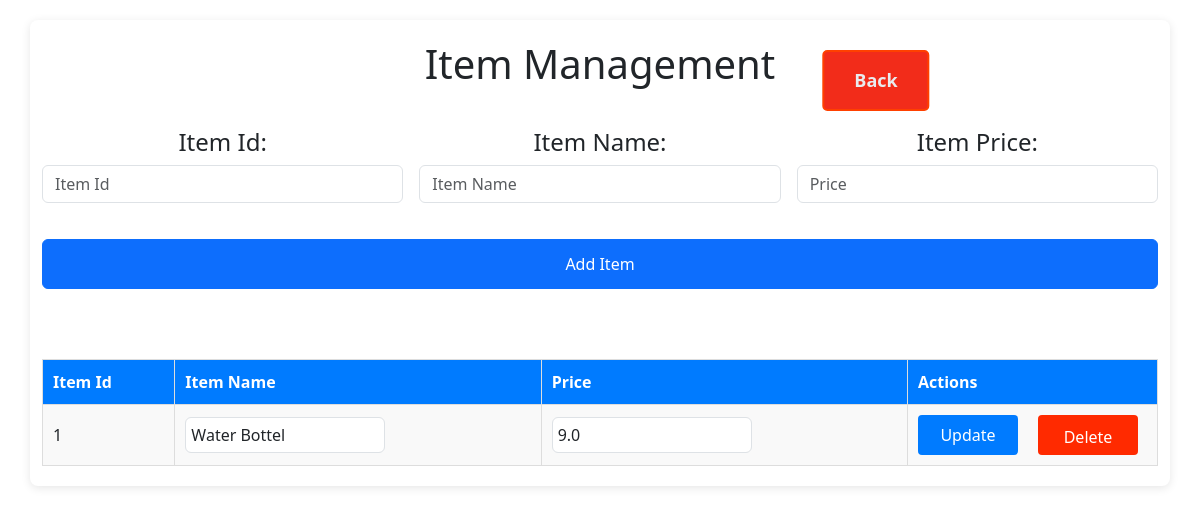
/item_management, run on an earlier commit of the app's database.
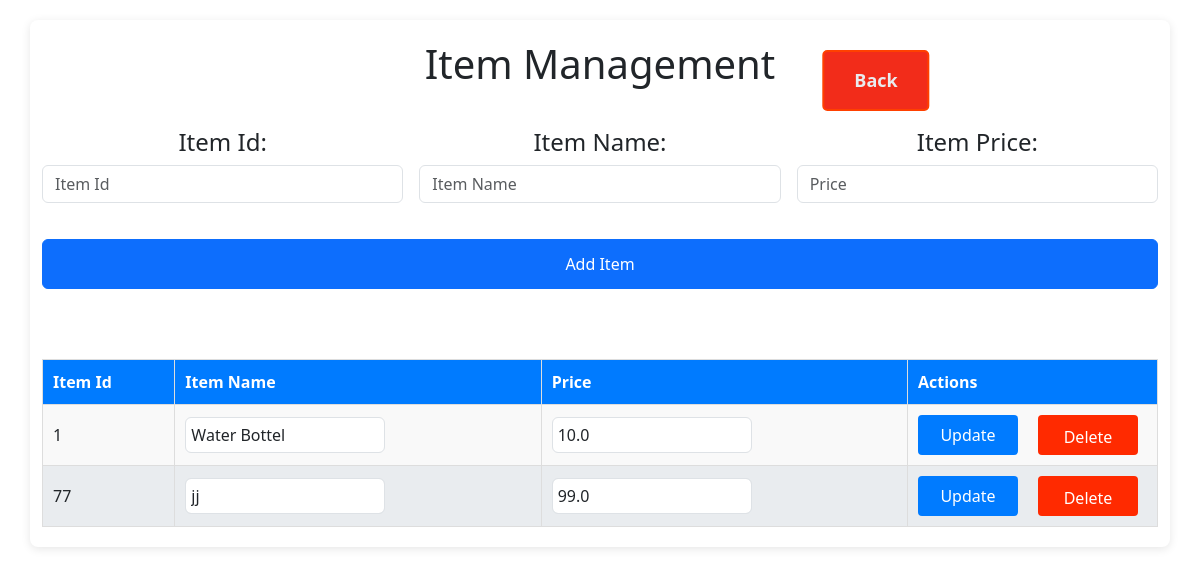
And on a later commit of the database.
### app.py (models this page shows)
class Item(db.Model):
    id = db.Column(db.Integer, primary_key=True)
    item_id = db.Column(db.String(100), nullable=False)
    item_name = db.Column(db.String(100), nullable=False)
    price = db.Column(db.Float, nullable=False)

### app.py (the view, shortened to what this page needs)
@app.route('/item_management', methods=['GET', 'POST'])
def item_management():
    all_items = Item.query.all()
    return render_template('item_management.html', items=all_items)

### templates/item_management.html (shortened to what this page needs)
<!DOCTYPE html>
<html lang="en">
<head>
    <link rel="stylesheet" href="/static/styles.css">
    <link rel="stylesheet" href="https://cdn.jsdelivr.net/npm/bootstrap@5.3.0/dist/css/bootstrap.min.css">
</head>
<body>
    <div class="container history_container dealer_details_data item_management_data">
        <h1>Item Management</h1>
        <a href="/" class="back">Back</a>
        <form method="POST" style="text-align:center; margin-bottom:20px; align-items: center;"  class="row g-3 mt-4" class="dealer_details_form">
            <div class="col-md-4">
                <label><h4>Item Id: </h4></label>
                <input class="form-control" type="text" name="item_id" placeholder="Item Id" required>
            </div>
            <div class="col-md-4">
                <label><h4>Item Name: </h4></label>
                <input class="form-control" type="text" name="item_name" placeholder="Item Name" required>
            </div>
            <div class="col-md-4">
                <label><h4>Item Price: </h4></label>
                <input class="form-control" type="number" step="0.01" name="price" placeholder="Price" required>
            </div>
            <div class="col-md-12">
                <button class="btn btn-primary w-100 add-dealer-btn" type="submit">Add Item</button>
            </div>
        </form>
        <table class="history_data">
            <thead>
                <tr>
                    <th>Item Id</th>
                    <th>Item Name</th>
                    <th>Price</th>
                    <th class="action">Actions</th></tr>
            </thead>
            <tbody>
                {% for item in items %}
                <tr>
                    <td>
                        <form method="POST" action="{{ url_for('edit_item', item_id=item.id) }}">
                        {{ item.item_id }}
                    </td>
                    <td>
                            <input class="form-control item-name" type="text" name="item_name" value="{{ item.item_name }}" required>
                    </td>
                    <td>
                            <input class="form-control item-price" type="number" step="0.01" name="price" value="{{ item.price }}" required>
                    </td>
                    <td>
                            <button class="edit update-btn" type="submit">Update</button>
                        <form class="delete-form" method="POST" action="{{ url_for('delete_item', item_id=item.id) }}" onsubmit="return confirm('Are you sure?');">
                            <button class="edit delete delete-btn" type="submit">Delete</button>
                        </form>
                    </td>
                </tr>
                {% endfor %}
            </tbody>
        </table>
    </div>
</body>
</html>

### static/styles.css (style rules this page uses)
body { font-family: Arial, sans-serif; background-color: #f4f4f9; margin: 0; padding: 0; }
.container { max-width: 800px; margin: 20px auto; background: #fff; padding: 20px; border-radius: 8px; box-shadow: 0 2px 10px rgba(0, 0, 0, 0.1); }
.history_container { max-width: 1000px; }
h1, h2 { color: #333; text-align: center; }
.btn { background-color: #03d35a; color: #fff; border: none; padding: 10px; border-radius: 4px; cursor: pointer; font-size: medium; height: 50px; }
table { width: 100%; border-collapse: collapse; margin-top: 10px; }
table th, table td { padding: 10px; border: 1px solid #ddd; text-align: left; }
table th { background-color: #007bff; color: white; }
table tbody tr:nth-child(odd) { background-color: #f9f9f9; }
table tbody tr:nth-child(even) { background-color: #e9ecef; }
a { display: inline-block; padding: 15px 30px; font-size: 18px; font-weight: bold; text-align: center; text-decoration: none; background-color: #007bff; color: white; border-radius: 5px; border: 2px solid #007bff; transition: all 0.3s ease; position: absolute; left: 50%; transform: translateX(-50%); transition: transform 0.2s, background-color 0.2s; }
.back { background-color: #f22c1a; border: 2px solid #ff4000; top: 50px; left: 73%; }
.history_data input, .dealer_accounts input { width: 50px; padding: 5px; font-size: 16px; }
.history_data button, .dealer_accounts button { background-color: #03d35a; color: white; padding: 5px 10px; border: none; cursor: pointer; border-radius: 4px; }
.history_data .edit { background-color: #007bff; }
.dealer_details_data .delete { padding: 5px 10px; border: none; cursor: pointer; border-radius: 4px; position:relative; display: inline; background-color: #ff2a00; color: white; text-decoration: none; text-align: center; width: 20px; height: 4px; left: 0px; padding: 10px 10px; font-size: 16px; margin-left: 20px; }
.dealer_details_data .back { color: #e9ecef; text-decoration: none; }
.dealer_details_data table input { width: 200px; }
.item_management_data .item-name { width: 200px; }
.item_management_data .item-price { width: 200px; }
.item_management_data .action { width: 250px; }
.item_management_data .update-btn { margin-left: 0px; width: 100px; height: 40px; }
.item_management_data .delete-btn { left: 100px; bottom: 40px; width: 100px; height: 40px; }
.item_management_data .delete-form { height: 0px; }
.add-dealer-btn { margin-top: 20px; margin-bottom: 50px; }

What changed in the data, as far as the page shows it:
changed Item "Water Bottel": price "9.0" → "10.0"
added Item: item_id "77", item_name "jj", price "99.0"
